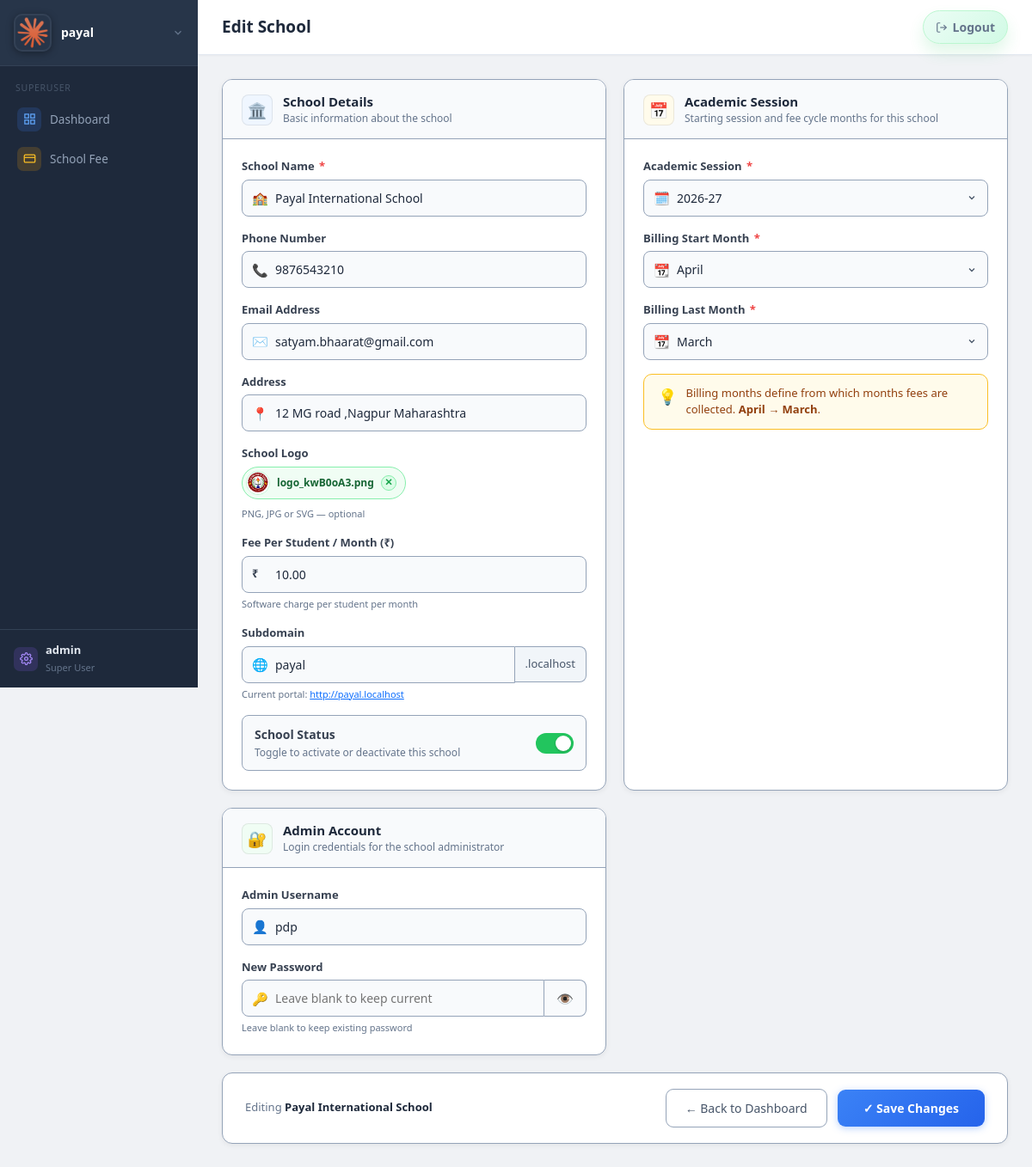
The page /super/schools/4/edit/ (signed in) on the database its author committed.
### core/models.py (models this page shows, shortened)
class SuperUserSettings(models.Model):
    software_name = models.CharField(max_length=150, default='SchoolERP')
    superuser_name = models.CharField(max_length=150, blank=True)
    superuser_email = models.EmailField(blank=True)
    superuser_phone = models.CharField(max_length=20, blank=True)
    logo = models.ImageField(upload_to='software_logos/', blank=True, null=True)
    organization_address = models.TextField(blank=True)
    notes = models.TextField(blank=True)
    default_session = models.CharField(max_length=20, blank=True, default='',
                                       help_text='Default academic session shown on superuser dashboard and school fee pages.')
    updated_at = models.DateTimeField(auto_now=True)
    @classmethod
    def get_solo(cls):
        obj = cls.objects.order_by('pk').first()
        if obj:
            return obj
        return cls.objects.create()

class User(AbstractUser):
    SUPERUSER = 'superuser'
    SCHOOL_ADMIN = 'school_admin'
    ROLES = [(SUPERUSER, 'Super User'), (SCHOOL_ADMIN, 'School Admin')]
    role = models.CharField(max_length=20, choices=ROLES, default=SCHOOL_ADMIN)
    school = models.ForeignKey(School, on_delete=models.CASCADE, null=True, blank=True)
    def is_super(self):
        return self.role == self.SUPERUSER

class School(models.Model):
    name = models.CharField(max_length=200)
    subdomain = models.SlugField(
        max_length=63, unique=True, null=True, blank=True,
        help_text='URL slug for this school, e.g. "greenwood" → greenwood.erpdomain.com',
    )
    phone = models.CharField(max_length=20, blank=True)
    email = models.EmailField(blank=True)
    logo = models.ImageField(upload_to='school_logos/', blank=True, null=True)
    address = models.TextField(blank=True)
    is_active = models.BooleanField(default=True)
    fee_per_student = models.DecimalField(max_digits=8, decimal_places=2, default=0)
    created_at = models.DateTimeField(auto_now_add=True)
    def get_tenant_url(self, scheme='http'):
        from django.conf import settings as _s
        base = getattr(_s, 'TENANT_BASE_DOMAIN', 'localhost')
        if self.subdomain:
            return f'{scheme}://{self.subdomain}.{base}'
        return f'{scheme}://{base}'

class SchoolProfile(models.Model):
    school = models.OneToOneField(School, on_delete=models.CASCADE, related_name='profile')
    current_academic_session = models.CharField(
        max_length=20,
        default=default_current_academic_session,
        validators=[validate_academic_session],
    )
    session_start_month = models.CharField(max_length=15, choices=MONTH_CHOICES, default='april')
    session_end_month = models.CharField(max_length=15, choices=MONTH_CHOICES, default='march')
    billing_start_month = models.CharField(max_length=15, choices=MONTH_CHOICES, default='april')
    billing_end_month = models.CharField(max_length=15, choices=MONTH_CHOICES, default='march')
    updated_at = models.DateTimeField(auto_now=True)
    @classmethod
    def get_for_school(cls, school):
        obj, _ = cls.objects.get_or_create(
            school=school,
            defaults={'current_academic_session': default_current_academic_session()},
        )
        return obj

### core/views.py (the view, shortened to what this page needs)
# urls.py: path('super/schools/<int:pk>/edit/', views.school_edit, name='school_edit'),
@super_only
def school_edit(request, pk):
    from django.conf import settings as _s
    base_domain = getattr(_s, 'TENANT_BASE_DOMAIN', 'localhost')
    school = get_object_or_404(School, pk=pk)
    admin_user = User.objects.filter(school=school, role='school_admin').first()
    profile = SchoolProfile.get_for_school(school)
    session_choices = get_academic_session_choices(past_years=2, future_years=10)
    valid_months = {m for m, _ in MONTH_CHOICES}
    def _render(extra=None):
        ctx = {
            'school': school, 'admin_user': admin_user, 'base_domain': base_domain,
            'profile': profile, 'session_choices': session_choices, 'month_choices': MONTH_CHOICES,
        }
        if extra:
            ctx.update(extra)
        return render(request, 'superuser/school_form.html', ctx)
    return _render()

### templates/superuser/school_form.html (shortened to what this page needs)
{% extends 'base.html' %}
{% block page_title %}Edit School{% endblock %}
{% block content %}
<form method="post" enctype="multipart/form-data">
  <div class="as-body">
    <div class="as-section">
      <div class="as-section-head">
        <div class="sec-icon blue">🏛️</div>
        <div>
          <h3>School Details</h3>
          <p>Basic information about the school</p>
        </div>
      </div>
      <div class="as-section-body">
        <div class="fg">
          <label>School Name <span class="req">*</span></label>
          <div class="input-wrap">
            <span class="input-icon">🏫</span>
            <input type="text" name="name" value="{{ school.name }}" required>
          </div>
        </div>
        <div class="fg">
          <label>Phone Number</label>
          <div class="input-wrap">
            <span class="input-icon">📞</span>
            <input type="text" name="phone" value="{{ school.phone }}">
          </div>
        </div>
        <div class="fg">
          <label>Email Address</label>
          <div class="input-wrap">
            <span class="input-icon">✉️</span>
            <input type="email" name="email" value="{{ school.email }}">
          </div>
        </div>
        <div class="fg">
          <label>Address</label>
          <div class="input-wrap">
            <span class="input-icon">📍</span>
            <input type="text" name="address" value="{{ school.address }}" placeholder="e.g. 12 MG Road, Delhi - 110001">
          </div>
        </div>
        <div class="fg">
          <label>School Logo</label>
          <div style="display:flex;align-items:center;gap:10px;flex-wrap:wrap;">
            <div class="logo-chip" id="logo-chip" {% if not school.logo %}style="display:none;"{% endif %}>
              <img id="logo-preview-img" src="{% if school.logo %}{{ school.logo.url }}{% endif %}" alt="">
              <span class="logo-chip-name" id="logo-chip-name">{% if school.logo %}{{ school.logo.name|slice:"13:" }}{% endif %}</span>
              <span class="logo-chip-remove" onclick="removeLogo()">✕</span>
            </div>
          </div>
          <span class="hint" style="margin-top:4px;">PNG, JPG or SVG — optional</span>
        </div>
        <div class="fg">
          <label>Fee Per Student / Month (₹)</label>
          <div class="input-wrap">
            <span class="input-icon" style="font-size:13px;font-weight:700;color:#374151;">₹</span>
            <input type="number" name="fee_per_student" value="{{ school.fee_per_student }}" min="0" step="0.01">
          </div>
          <span class="hint">Software charge per student per month</span>
        </div>
        <div class="fg">
          <label>Subdomain</label>
          <div class="input-wrap" style="display:flex;align-items:center;gap:0;">
            <span class="input-icon">🌐</span>
            <input type="text" name="subdomain" id="subdomain-input"
                   value="{{ school.subdomain|default:'' }}"
                   placeholder="e.g. greenwood"
                   pattern="[a-z0-9\-]*" title="Lowercase letters, numbers, and hyphens only"
                   style="border-radius:8px 0 0 8px;">
            <span class="subdomain-suffix">.{{ base_domain }}</span>
          </div>
          {% if school.subdomain %}
          <span class="hint">Current portal: <a href="{{ school.get_tenant_url }}" target="_blank">{{ school.get_tenant_url }}</a></span>
          {% else %}
          <span class="hint">Leave blank to skip. Only lowercase letters, numbers, and hyphens.</span>
          {% endif %}
        </div>
        <div class="toggle-row">
          <div>
            <div class="toggle-label">School Status</div>
            <div class="toggle-sub">Toggle to activate or deactivate this school</div>
          </div>
          <label class="switch">
            <span class="slider"></span>
          </label>
        </div>
      </div>
    </div>
    <div class="as-section">
      <div class="as-section-head">
        <div class="sec-icon amber">📅</div>
        <div>
          <h3>Academic Session</h3>
          <p>Starting session and fee cycle months for this school</p>
        </div>
      </div>
      <div class="as-section-body">
        <div class="fg">
          <label>Academic Session <span class="req">*</span></label>
          <div class="input-wrap">
            <span class="input-icon">🗓️</span>
            <select name="current_academic_session">
              {% for val, label in session_choices %}
                <option value="{{ val }}" {% if val == profile.current_academic_session %}selected{% endif %}>{{ label }}</option>
              {% endfor %}
            </select>
          </div>
        </div>
        <div class="fg">
          <label>Billing Start Month <span class="req">*</span></label>
          <div class="input-wrap">
            <span class="input-icon">📆</span>
            <select name="billing_start_month">
              {% for val, label in month_choices %}
                <option value="{{ val }}" {% if val == profile.billing_start_month %}selected{% endif %}>{{ label }}</option>
              {% endfor %}
            </select>
          </div>
        </div>
        <div class="fg">
          <label>Billing Last Month <span class="req">*</span></label>
          <div class="input-wrap">
            <span class="input-icon">📆</span>
            <select name="billing_end_month">
              {% for val, label in month_choices %}
                <option value="{{ val }}" {% if val == profile.billing_end_month %}selected{% endif %}>{{ label }}</option>
              {% endfor %}
            </select>
          </div>
        </div>
        <div class="tip-strip">
          <span style="font-size:18px;">💡</span>
          <span>Billing months define from which months fees are collected. <strong>{{ profile.billing_start_month|capfirst }} → {{ profile.billing_end_month|capfirst }}</strong>.</span>
        </div>
      </div>
    </div>
    {% if admin_user %}
    <div class="as-section">
      <div class="as-section-head">
        <div class="sec-icon green">🔐</div>
        <div>
          <h3>Admin Account</h3>
          <p>Login credentials for the school administrator</p>
        </div>
      </div>
      <div class="as-section-body">
        <div class="fg">
          <label>Admin Username</label>
          <div class="input-wrap">
            <span class="input-icon">👤</span>
            <input type="text" name="admin_username" value="{{ admin_user.username }}" autocomplete="off">
          </div>
        </div>
        <div class="fg">
          <label>New Password</label>
          <div class="input-wrap" style="display:flex;gap:0;">
            <span class="input-icon">🔑</span>
            <input type="password" name="admin_password" id="admin_password"
                   placeholder="Leave blank to keep current"
                   style="border-radius:8px 0 0 8px;flex:1;">
            <button type="button" class="pw-toggle" id="toggle-btn" onclick="togglePassword()">👁️</button>
          </div>
          <span class="hint">Leave blank to keep existing password</span>
        </div>
      </div>
    </div>
    {% endif %}
  </div>
  <div class="as-actions">
    <div class="as-actions-left">
      Editing <strong>{{ school.name }}</strong>
    </div>
    <div class="as-actions-right">
      <a href="{% url 'super_dashboard' %}" class="btn-back">← Back to Dashboard</a>
      <button type="submit" class="btn-save">✓ Save Changes</button>
    </div>
  </div>
</form>
{% endblock %}

### templates/base.html (shortened to what this page needs)
{% load static %}
<!DOCTYPE html>
<html lang="en">
<head>
<link rel="stylesheet" href="{% static 'css/style.css' %}">
<link rel="stylesheet" href="https://cdn.jsdelivr.net/npm/bootstrap@5.3.3/dist/css/bootstrap.min.css">
</head>
<body>
<div class="sidebar">
  <div class="brand" id="brand-profile">
    <button type="button" class="brand-trigger" onclick="toggleBrandProfile(event)" aria-expanded="false" aria-controls="brand-profile-menu">
      <div class="brand-inner">
        {% if app_settings and app_settings.logo %}
          <img src="{{ app_settings.logo.url }}" alt="{{ app_settings.software_name|default:'SchoolERP' }}" class="brand-logo">
        {% else %}
          <div class="brand-logo-fallback">
            <svg width="22" height="22" fill="none" stroke="#fff" stroke-width="2" viewBox="0 0 24 24"><path d="M3 9l9-7 9 7v11a2 2 0 0 1-2 2H5a2 2 0 0 1-2-2z"/><polyline points="9 22 9 12 15 12 15 22"/></svg>
          </div>
        {% endif %}
        <div class="brand-text">
          <div class="brand-name">{{ app_settings.software_name|default:'SchoolERP' }}</div>
        </div>
        <svg class="brand-chevron" width="14" height="14" fill="none" stroke="currentColor" stroke-width="2.2" viewBox="0 0 24 24"><polyline points="6 9 12 15 18 9"/></svg>
      </div>
    </button>
  </div>
  <nav>
    {% if user.is_super %}
      <div class="nav-section">Superuser</div>
      <a href="{% url 'super_dashboard' %}" {% if request.resolver_match.url_name == 'super_dashboard' %}class="active"{% endif %}>
        <span class="ni ni-blue"><svg width="15" height="15" fill="none" stroke="currentColor" stroke-width="2" viewBox="0 0 24 24"><rect x="3" y="3" width="7" height="7"/><rect x="14" y="3" width="7" height="7"/><rect x="3" y="14" width="7" height="7"/><rect x="14" y="14" width="7" height="7"/></svg></span>
        Dashboard
      </a>
      <a href="{% url 'super_school_fee_dashboard' %}" {% if request.resolver_match.url_name == 'super_school_fee_dashboard' or request.resolver_match.url_name == 'super_collect_fee' %}class="active"{% endif %}>
        <span class="ni ni-amber"><svg width="15" height="15" fill="none" stroke="currentColor" stroke-width="2" viewBox="0 0 24 24"><rect x="2" y="5" width="20" height="14" rx="2"/><line x1="2" y1="10" x2="22" y2="10"/></svg></span>
        School Fee
      </a>
    {% endif %}
  </nav>
  {% if not user.is_super %}
  <a href="{% url 'config_view' %}" class="user-info {% if request.resolver_match.url_name == 'config_view' %}active{% endif %}">
    <span class="ni ni-purple"><svg width="15" height="15" fill="none" stroke="currentColor" stroke-width="2" viewBox="0 0 24 24"><circle cx="12" cy="12" r="3"/><path d="M19.4 15a1.65 1.65 0 0 0 .33 1.82l.06.06a2 2 0 0 1-2.83 2.83l-.06-.06a1.65 1.65 0 0 0-1.82-.33 1.65 1.65 0 0 0-1 1.51V21a2 2 0 0 1-4 0v-.09A1.65 1.65 0 0 0 9 19.4a1.65 1.65 0 0 0-1.82.33l-.06.06a2 2 0 0 1-2.83-2.83l.06-.06A1.65 1.65 0 0 0 4.68 15a1.65 1.65 0 0 0-1.51-1H3a2 2 0 0 1 0-4h.09A1.65 1.65 0 0 0 4.6 9a1.65 1.65 0 0 0-.33-1.82l-.06-.06a2 2 0 0 1 2.83-2.83l.06.06A1.65 1.65 0 0 0 9 4.68a1.65 1.65 0 0 0 1-1.51V3a2 2 0 0 1 4 0v.09a1.65 1.65 0 0 0 1 1.51 1.65 1.65 0 0 0 1.82-.33l.06-.06a2 2 0 0 1 2.83 2.83l-.06.06A1.65 1.65 0 0 0 19.4 9a1.65 1.65 0 0 0 1.51 1H21a2 2 0 0 1 0 4h-.09a1.65 1.65 0 0 0-1.51 1z"/></svg></span>
    Settings
  </a>
  {% else %}
  <a href="{% url 'super_settings' %}" class="user-info {% if request.resolver_match.url_name == 'super_settings' %}active{% endif %}">
    <span class="ni ni-purple"></span>
    <div class="user-details">
      <strong>{{ user.username }}</strong>
      <small>{{ user.get_role_display }}</small>
    </div>
  </a>
  {% endif %}
</div>
<div class="main">
  <div class="topbar">
    <h1>{% block page_title %}Dashboard{% endblock %}</h1>
    <div class="topbar-right">
      <a class="topbar-logout" href="{% url 'logout' %}">
        <svg width="14" height="14" fill="none" stroke="currentColor" stroke-width="2" viewBox="0 0 24 24"><path d="M9 21H5a2 2 0 0 1-2-2V5a2 2 0 0 1 2-2h4"/><polyline points="16 17 21 12 16 7"/><line x1="21" y1="12" x2="9" y2="12"/></svg>
        Logout
      </a>
    </div>
  </div>
  <div class="content">
    {% block content %}{% endblock %}
  </div>
</div>
</body>
</html>

### rows shown on the page
SuperUserSettings: logo (picture), software_name "payal"
User: username "admin", role "Super User"
School: name "Payal International School", phone "9876543210", email "satyam.bhaarat@gmail.com", address "12 MG road ,Nagpur Maharashtra", logo (picture), logo.name "logo_kwB0oA3.png", fee_per_student "10.00", subdomain "payal", get_tenant_url "http://payal.localhost"
SchoolProfile: current_academic_session "2026-27", billing_start_month "April", billing_end_month "March"
User: admin_username "pdp"

### other values the page prints
{{ base_domain }} "localhost"
